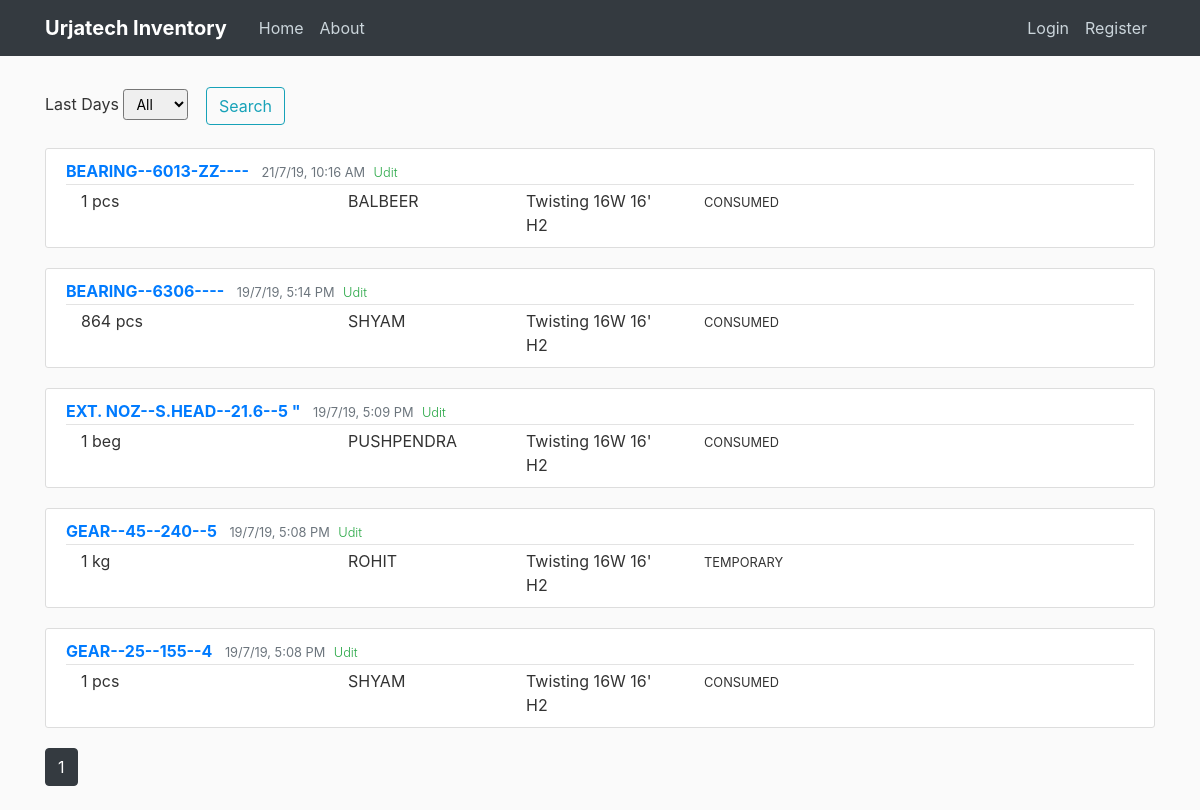
Page /home on the earlier database version.
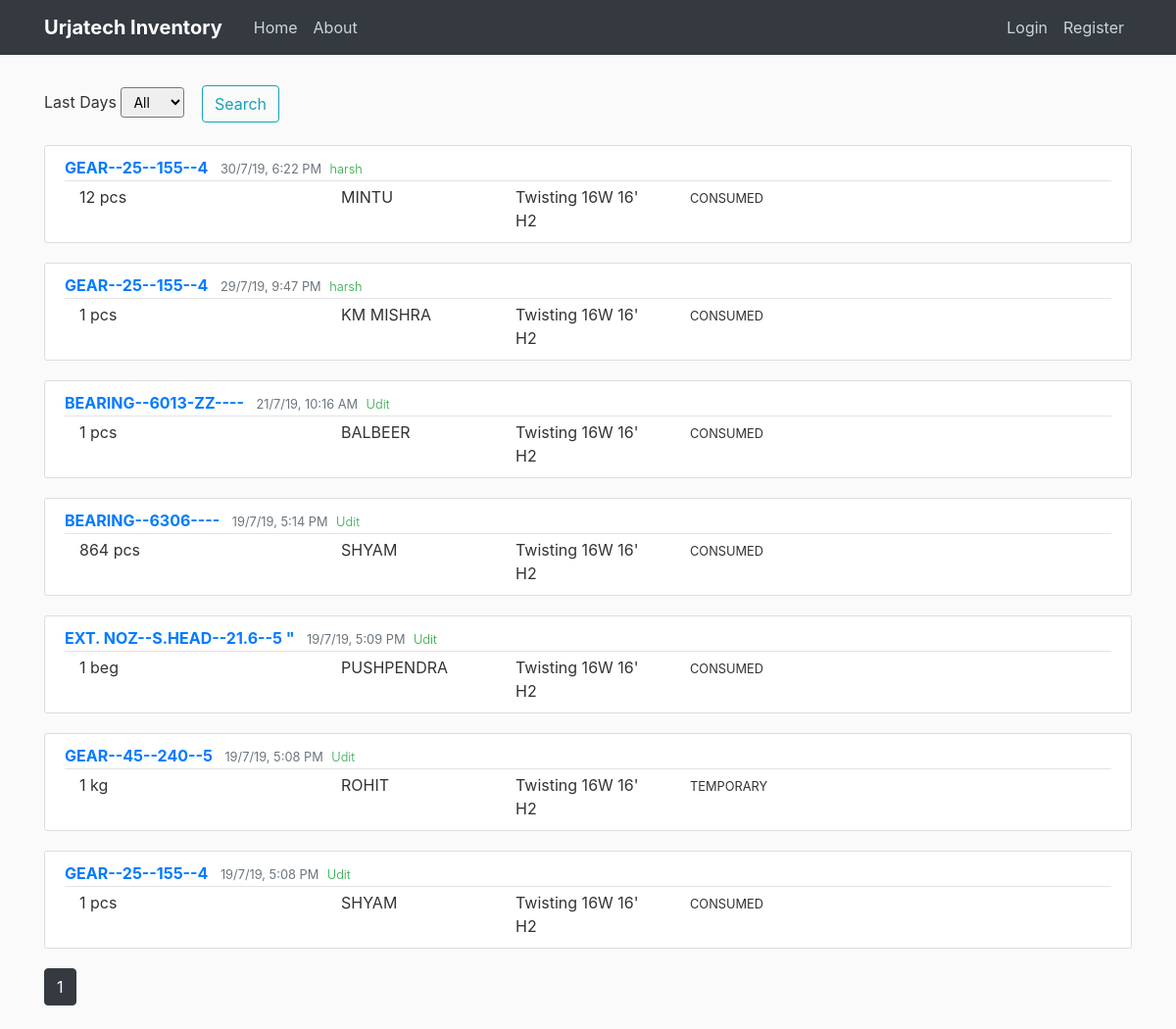
Same page on the later database version.
### flaskblog/models.py (models this page shows, shortened)
class Post(db.Model):
    id = db.Column(db.Integer, primary_key=True)
    material_id = db.Column(db.String(50), nullable=False)
    numbers_issued = db.Column(db.Integer)
    unit = db.Column(db.String(10))
    person = db.Column(db.String(20))
    location = db.Column(db.String(50))
    type_issued = db.Column(db.String(20))
    date_posted = db.Column(db.DateTime, nullable=False, default=datetime.now)
    user_id = db.Column(db.Integer, db.ForeignKey('user.id'))

class User(db.Model, UserMixin):
    id = db.Column(db.Integer, primary_key=True)
    name = db.Column(db.String(30), nullable=False)
    username = db.Column(db.String(20), unique=True, nullable=False)
    email = db.Column(db.String(100), unique=True, nullable=False)
    image_file = db.Column(db.String(20), nullable=False, default='56c6632a3ab0abec.jpg')
    password = db.Column(db.String(60), nullable=False)
    posts = db.relationship('Post', backref='author', lazy=True)

### flaskblog/routes.py (the view)
@app.route("/", methods=['GET', 'POST'])
@app.route("/home", methods=['GET', 'POST'])
def home():
    is_empty=False
    page = request.args.get('page', 1, type=int)
    num_posts = min(request.args.get('limit', 10), 50)
    query = request.args.get('q', '')
    per_page=20
    form = SortDays()
    search_form = Search()
    posts = Post.query.order_by(desc(Post.date_posted))
    if form.sort_days.data == '1':
        posts = Post.query.order_by(desc(Post.date_posted)).filter(Post.date_posted > (datetime.now()-timedelta(days=1)))
    elif form.sort_days.data == '7':
        posts = Post.query.order_by(desc(Post.date_posted)).filter(Post.date_posted > (datetime.now()-timedelta(hours=7)))
    elif form.sort_days.data == '30':
        posts = Post.query.order_by(desc(Post.date_posted)).filter(Post.date_posted > (datetime.now()-timedelta(days=30)))
    elif form.sort_days.data == '90':
        posts = Post.query.order_by(desc(Post.date_posted)).filter(Post.date_posted > (datetime.now()-timedelta(days=90)))
    elif form.sort_days.data == '360':
        posts = Post.query.order_by(desc(Post.date_posted)).filter(Post.date_posted > (datetime.now()-timedelta(days=360)))
    elif form.sort_days.data == 'All':
        posts = Post.query.order_by(desc(Post.date_posted))
    if len(posts.all()) == 0:
        is_empty = True
    return render_template('home.html', form=form, search_form=search_form,
                            posts=posts.paginate(page=page, per_page=per_page),
                            is_empty=is_empty)

### flaskblog/forms.py
class SortDays(FlaskForm):
    sort_days = SelectField('Last Days', choices=[('All', 'All'), ('1', '1'),
                                                  ('7', '7'), ('30', '30'),
                                                  ('90', '90'), ('360', '360')])
    submit = SubmitField('Search')

class Search(FlaskForm):
    search_query = StringField('Search', validators=[DataRequired()])
    submit = SubmitField('Search 2')

### flaskblog/templates/home.html (shortened to what this page needs)
{% extends "layout.html" %}
{% block content %}
<form method="POST" action="">
        <div class="form-group">
            {{ form.sort_days.label(class="form-control-label")}}
            {% if form.sort_days.errors %}
                {{ form.sort_days(class="form-control form-control-lg is-invalid") }}
                <div class="invalid-feedback">
                    {% for error in form.sort_days.errors %}
                    <span>
                    {{ error }}
                    </span>
                    {% endfor %}
                </div>
            {% else %}
            {{ form.sort_days(class="form-control-sm") }}
            {% endif %}
            <div class="btn">
              {{ form.submit(class="btn btn-outline-info") }}
            </div>
        </div>
</form>
{% for post in posts.items %}
  <article class="media content-section">
  <div class="media-body">
    <div class="article-metadata">
        <a class="mr-2 text-uppercase font-weight-bold" href="{{ url_for('post', post_id=post.id) }}"> {{ post.material_id }}</a>
        <small class="text-muted">{{ post.date_posted.strftime("%d/%-m/%-y, %-I:%M %p")}}</small>
        <small class="font-weight-light text-success ml-1">{{ post.author.name }}</small>
      </div>
      <div class="container text-sm">
        <div class="row">
          <div class="col-3">
            {{ post.numbers_issued }} {{post.unit}}
          </div>
          <div class="col-2">
            {{ post.person }}
          </div>
        <div class="col-2">
          {{ post.location }}
        </div>
        <div class="col">
          <small> {{ post.type_issued }}</small>
        </div>
      </div>
      </div>
    </div>
  </article>
{% endfor %}
{% for page_num in posts.iter_pages(left_edge=1, right_edge=1, left_current=1, right_current=2) %}
  {% if page_num %}
    {% if posts.page == page_num %}
      <a class="btn btn-dark mb-4" href="{{ url_for('home', page=page_num) }}">{{page_num}}</a>
    {% else %}
      <a class="btn btn-outline-dark mb-4" href="{{ url_for('home', page=page_num) }}">{{page_num}}</a>
    {% endif %}
  {% else %}
    ...
  {% endif %}
{% endfor %}
{% endblock content %}

### flaskblog/templates/layout.html (shortened to what this page needs)
<!DOCTYPE html>
<html lang="en">
<head>
    <link rel="stylesheet" href="https://stackpath.bootstrapcdn.com/bootstrap/4.3.1/css/bootstrap.min.css">
    <link rel="stylesheet" type="text/css" href="{{ url_for('static', filename='main.css')}}">
</head>
<body>
<header class="site-header">
    <nav class="navbar navbar-expand-md navbar-dark bg-dark fixed-top">
        <div class="container">
            <a class="navbar-brand mr-4 font-weight-bold" href="/">Urjatech Inventory</a>
            <div class="collapse navbar-collapse" id="navbarToggle">
                <div class="navbar-nav mr-auto">
                    <a class="nav-item nav-link" href="{{ url_for('home')}}">Home</a>
                    <a class="nav-item nav-link" href="{{ url_for('about')}}">About</a>
                </div>
                <div class="navbar-nav">
                    {% if current_user.is_authenticated %}
                      {% if current_user.username == 'harsh' %}
                        <a class="nav-item nav-link" href="{{ url_for('dashboard')}}">Dashboard</a>
                      {% endif %}
                      <a class="nav-item nav-link" href="{{ url_for('new_post')}}">New Entry</a>
                      <a class="nav-item nav-link" href="{{ url_for('account')}}">Account</a>
                      <a class="nav-item nav-link" href="{{ url_for('logout')}}">Logout</a>
                    {% else %}
                        <a class="nav-item nav-link" href="{{ url_for('login')}}">Login</a>
                        <a class="nav-item nav-link" href="{{ url_for('register')}}">Register</a>
                    {% endif %}
                </div>
            </div>
        </div>
    </nav>
</header>
<main role="main" class="container">
    <div class="row">
        <div class="col-md-12">
            {% block content %}{% endblock %}
        </div>
    </div>
</main>
</body>
</html>

### flaskblog/static/main.css (style rules this page uses)
body { background: #fafafa; color: #333333; margin-top: 5rem; }
.site-header .navbar-nav .nav-link { color: #cbd5db; }
.content-section { background: #ffffff; padding: 10px 20px; border: 1px solid #dddddd; border-radius: 3px; margin-bottom: 20px; }
.article-metadata { padding-bottom: 1px; margin-bottom: 4px; border-bottom: 1px solid #e3e3e3 }

Differences in the rows shown:
added Post: material_id "GEAR--25--155--4", date_posted "30/7/19, 6:22 PM", author.name "harsh", numbers_issued "12", unit "pcs", person "MINTU", location "Twisting 16W 16' H2", type_issued "CONSUMED"
added Post: material_id "GEAR--25--155--4", date_posted "29/7/19, 9:47 PM", author.name "harsh", numbers_issued "1", unit "pcs", person "KM MISHRA", location "Twisting 16W 16' H2", type_issued "CONSUMED"
